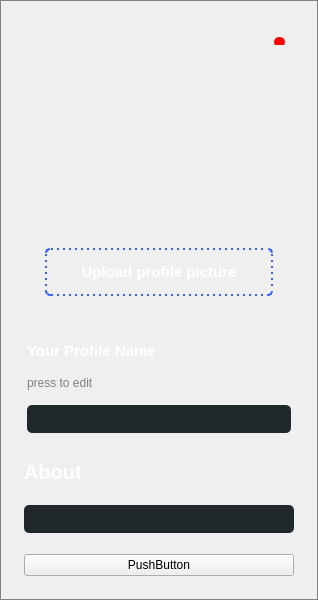
<?xml version="1.0" encoding="UTF-8"?>
<ui version="4.0">
 <class>profileWindow</class>
 <widget class="QWidget" name="profileWindow">
  <property name="geometry">
   <rect>
    <x>0</x>
    <y>0</y>
    <width>318</width>
    <height>600</height>
   </rect>
  </property>
  <property name="minimumSize">
   <size>
    <width>318</width>
    <height>600</height>
   </size>
  </property>
  <property name="maximumSize">
   <size>
    <width>318</width>
    <height>600</height>
   </size>
  </property>
  <property name="windowTitle">
   <string>Form</string>
  </property>
  <property name="styleSheet">
   <string notr="true"/>
  </property>
  <layout class="QHBoxLayout" name="horizontalLayout">
   <property name="leftMargin">
    <number>0</number>
   </property>
   <property name="topMargin">
    <number>0</number>
   </property>
   <property name="rightMargin">
    <number>0</number>
   </property>
   <property name="bottomMargin">
    <number>0</number>
   </property>
   <item>
    <widget class="QGroupBox" name="profileCont_2">
     <property name="styleSheet">
      <string notr="true">#profileCont_2 { 
	background-image: url(:/imgs/welcomePic.png);
border:1px solid grey;
}</string>
     </property>
     <layout class="QVBoxLayout" name="verticalLayout_2">
      <item alignment="Qt::AlignRight">
       <widget class="QGroupBox" name="horizontalGroupBox_2">
        <property name="minimumSize">
         <size>
          <width>0</width>
          <height>30</height>
         </size>
        </property>
        <property name="styleSheet">
         <string notr="true">border : none ;</string>
        </property>
        <layout class="QHBoxLayout" name="horizontalLayout_3">
         <property name="spacing">
          <number>9</number>
         </property>
         <property name="topMargin">
          <number>16</number>
         </property>
         <property name="rightMargin">
          <number>18</number>
         </property>
         <item alignment="Qt::AlignLeft">
          <widget class="QPushButton" name="pushButton_5">
           <property name="minimumSize">
            <size>
             <width>10</width>
             <height>10</height>
            </size>
           </property>
           <property name="maximumSize">
            <size>
             <width>11</width>
             <height>11</height>
            </size>
           </property>
           <property name="cursor">
            <cursorShape>PointingHandCursor</cursorShape>
           </property>
           <property name="styleSheet">
            <string notr="true">background : red; 
border-radius : 5px;</string>
           </property>
           <property name="text">
            <string/>
           </property>
          </widget>
         </item>
        </layout>
       </widget>
      </item>
      <item>
       <widget class="QGroupBox" name="profileCont">
        <property name="styleSheet">
         <string notr="true">#profileCont { 
border:none; 

}</string>
        </property>
        <layout class="QVBoxLayout" name="verticalLayout">
         <property name="spacing">
          <number>21</number>
         </property>
         <item>
          <widget class="QLabel" name="ProfileImageLabel">
           <property name="minimumSize">
            <size>
             <width>157</width>
             <height>161</height>
            </size>
           </property>
           <property name="styleSheet">
            <string notr="true">image: url(:/imgs/Profile (2).png);
background : transparent </string>
           </property>
           <property name="text">
            <string/>
           </property>
          </widget>
         </item>
         <item alignment="Qt::AlignHCenter">
          <widget class="QPushButton" name="ProfileUploadBtn">
           <property name="sizePolicy">
            <sizepolicy hsizetype="Fixed" vsizetype="Fixed">
             <horstretch>0</horstretch>
             <verstretch>0</verstretch>
            </sizepolicy>
           </property>
           <property name="minimumSize">
            <size>
             <width>228</width>
             <height>48</height>
            </size>
           </property>
           <property name="cursor">
            <cursorShape>PointingHandCursor</cursorShape>
           </property>
           <property name="styleSheet">
            <string notr="true">#ProfileUploadBtn{
	border:2px dotted #3663fd;
	border-radius: 5px;
	font-size: 15px;
	color: white;
	font-weight: bold;
    transition: 2s all
}
#ProfileUploadBtn:hover{
background-color : rgb(28, 129, 253); 
}
#ProfileUploadBtn:pressed{
border : 1px solid blue ; 

}</string>
           </property>
           <property name="text">
            <string>Upload profile picture</string>
           </property>
          </widget>
         </item>
         <item>
          <spacer name="verticalSpacer">
           <property name="orientation">
            <enum>Qt::Vertical</enum>
           </property>
           <property name="sizeHint" stdset="0">
            <size>
             <width>20</width>
             <height>60</height>
            </size>
           </property>
          </spacer>
         </item>
         <item>
          <widget class="QGroupBox" name="verticalGroupBox">
           <property name="styleSheet">
            <string notr="true">border:none;</string>
           </property>
           <layout class="QVBoxLayout" name="verticalLayout_3">
            <property name="leftMargin">
             <number>0</number>
            </property>
            <property name="topMargin">
             <number>0</number>
            </property>
            <property name="rightMargin">
             <number>0</number>
            </property>
            <property name="bottomMargin">
             <number>0</number>
            </property>
            <item>
             <widget class="QGroupBox" name="horizontalGroupBox">
              <property name="styleSheet">
               <string notr="true">border:none;</string>
              </property>
              <layout class="QVBoxLayout" name="verticalLayout_4">
               <property name="spacing">
                <number>0</number>
               </property>
               <property name="leftMargin">
                <number>0</number>
               </property>
               <property name="topMargin">
                <number>0</number>
               </property>
               <property name="rightMargin">
                <number>0</number>
               </property>
               <item>
                <widget class="QLabel" name="ProfileNameLabel">
                 <property name="sizePolicy">
                  <sizepolicy hsizetype="Preferred" vsizetype="Fixed">
                   <horstretch>0</horstretch>
                   <verstretch>0</verstretch>
                  </sizepolicy>
                 </property>
                 <property name="minimumSize">
                  <size>
                   <width>0</width>
                   <height>50</height>
                  </size>
                 </property>
                 <property name="styleSheet">
                  <string notr="true">#ProfileNameLabel{
	font-size: 15px;
	font-weight: bolder;
	background : transparent ;
	color : white ; 
	font-weight : bold  ;
}</string>
                 </property>
                 <property name="text">
                  <string>Your Profile Name</string>
                 </property>
                </widget>
               </item>
               <item>
                <widget class="QLabel" name="label">
                 <property name="sizePolicy">
                  <sizepolicy hsizetype="Preferred" vsizetype="Preferred">
                   <horstretch>0</horstretch>
                   <verstretch>0</verstretch>
                  </sizepolicy>
                 </property>
                 <property name="styleSheet">
                  <string notr="true">color:gray ; 
font-size: 12px;
</string>
                 </property>
                 <property name="text">
                  <string>press to edit</string>
                 </property>
                </widget>
               </item>
              </layout>
             </widget>
            </item>
            <item>
             <widget class="QLineEdit" name="lineEdit">
              <property name="styleSheet">
               <string notr="true">color:white;
font-size: 14px;
border-radius:5px;
background-color:#21282c;
padding:5px;
font-weight:bold;
</string>
              </property>
             </widget>
            </item>
           </layout>
          </widget>
         </item>
         <item>
          <spacer name="verticalSpacer_3">
           <property name="orientation">
            <enum>Qt::Vertical</enum>
           </property>
           <property name="sizeHint" stdset="0">
            <size>
             <width>20</width>
             <height>60</height>
            </size>
           </property>
          </spacer>
         </item>
         <item>
          <widget class="QLabel" name="ProfileAboutLabel">
           <property name="sizePolicy">
            <sizepolicy hsizetype="Preferred" vsizetype="Fixed">
             <horstretch>0</horstretch>
             <verstretch>0</verstretch>
            </sizepolicy>
           </property>
           <property name="minimumSize">
            <size>
             <width>0</width>
             <height>0</height>
            </size>
           </property>
           <property name="sizeIncrement">
            <size>
             <width>0</width>
             <height>0</height>
            </size>
           </property>
           <property name="baseSize">
            <size>
             <width>0</width>
             <height>0</height>
            </size>
           </property>
           <property name="styleSheet">
            <string notr="true">#ProfileAboutLabel{
	font-size: 20px;
	font-weight: bolder;
	background : transparent;
	color : white ; 
	font-weight : bold; 
}</string>
           </property>
           <property name="text">
            <string>About</string>
           </property>
          </widget>
         </item>
         <item>
          <widget class="QLineEdit" name="lineEdit_2">
           <property name="styleSheet">
            <string notr="true">color:white;
font-size: 14px;
border-radius:5px;
background-color:#21282c;
padding:5px;
font-weight:bold;
</string>
           </property>
          </widget>
         </item>
         <item>
          <widget class="QPushButton" name="pushButton">
           <property name="text">
            <string>PushButton</string>
           </property>
          </widget>
         </item>
         <item>
          <spacer name="verticalSpacer_2">
           <property name="orientation">
            <enum>Qt::Vertical</enum>
           </property>
           <property name="sizeHint" stdset="0">
            <size>
             <width>20</width>
             <height>40</height>
            </size>
           </property>
          </spacer>
         </item>
        </layout>
       </widget>
      </item>
     </layout>
    </widget>
   </item>
  </layout>
 </widget>
 <resources/>
 <connections/>
</ui>
